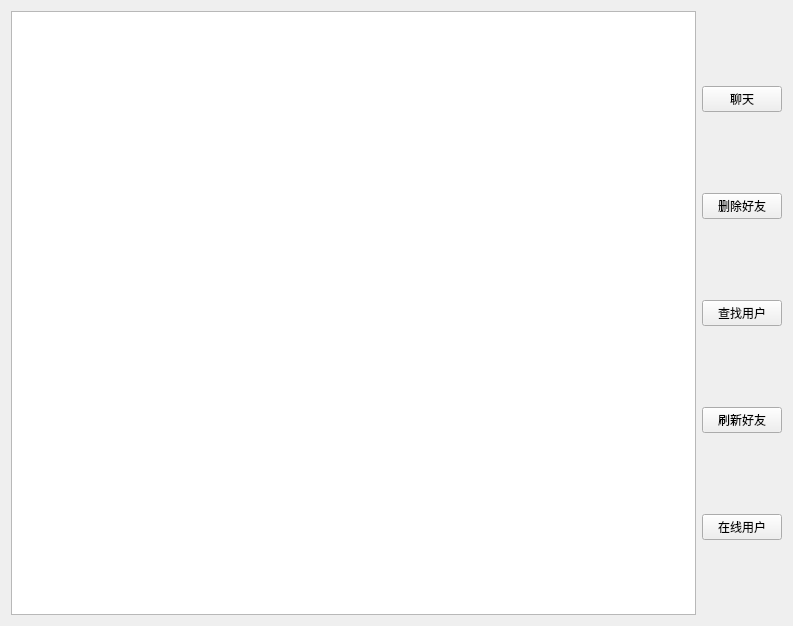
<?xml version="1.0" encoding="UTF-8"?>
<ui version="4.0">
 <class>Friend</class>
 <widget class="QWidget" name="Friend">
  <property name="geometry">
   <rect>
    <x>0</x>
    <y>0</y>
    <width>793</width>
    <height>626</height>
   </rect>
  </property>
  <property name="windowTitle">
   <string>Form</string>
  </property>
  <layout class="QHBoxLayout" name="horizontalLayout">
   <item>
    <widget class="QListWidget" name="listWidget"/>
   </item>
   <item>
    <layout class="QVBoxLayout" name="verticalLayout">
     <item>
      <widget class="QPushButton" name="chat_PB">
       <property name="text">
        <string>聊天</string>
       </property>
      </widget>
     </item>
     <item>
      <widget class="QPushButton" name="del_PB">
       <property name="text">
        <string>删除好友</string>
       </property>
      </widget>
     </item>
     <item>
      <widget class="QPushButton" name="findUser_PB">
       <property name="text">
        <string>查找用户</string>
       </property>
      </widget>
     </item>
     <item>
      <widget class="QPushButton" name="flush_PB">
       <property name="text">
        <string>刷新好友</string>
       </property>
      </widget>
     </item>
     <item>
      <widget class="QPushButton" name="onlineUser_PB">
       <property name="text">
        <string>在线用户</string>
       </property>
      </widget>
     </item>
    </layout>
   </item>
  </layout>
 </widget>
 <resources/>
 <connections/>
</ui>
